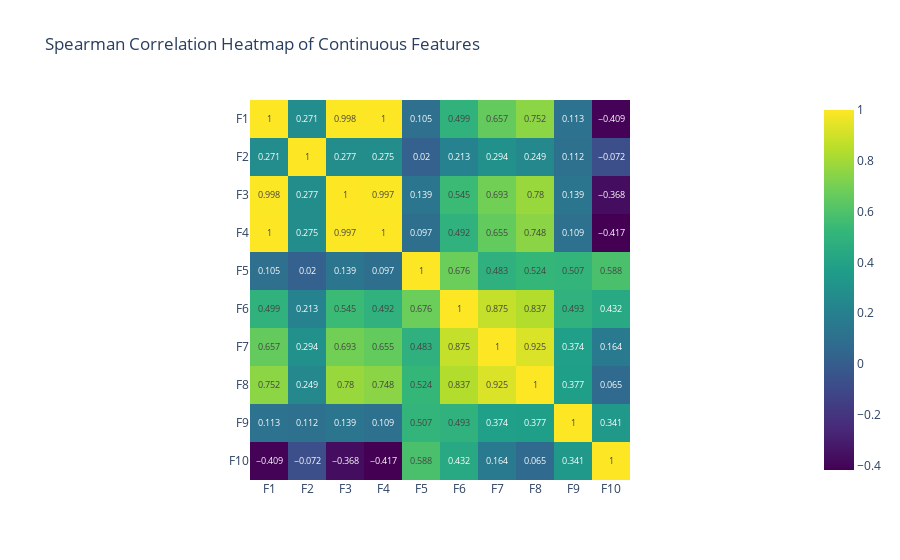

Source (notebook cell):
### Code cell
# correlation heatmap
spearman_correlation_matrix = eda.correlations(sample_df, type="spearman", printout="heatmap")

### Figure 1 — Plotly figure (JSON) as saved in the notebook; plotly's stock layout.template omitted (floating-point values rounded to 4 significant figures)
{"data": [{"coloraxis": "coloraxis", "hovertemplate": "x: %{x}<br>y: %{y}<br>color: %{z}<extra></extra>", "name": "0", "texttemplate": "%{z}", "type": "heatmap", "x": ["F1", "F2", "F3", "F4", "F5", "F6", "F7", "F8", "F9", "F10"], "xaxis": "x", "y": ["F1", "F2", "F3", "F4", "F5", "F6", "F7", "F8", "F9", "F10"], "yaxis": "y", "z": [[1, 0.271, 0.998, 1, 0.105, 0.499, 0.657, 0.752, 0.113, -0.409], [0.271, 1, 0.277, 0.275, 0.02, 0.213, 0.294, 0.249, 0.112, -0.072], [0.998, 0.277, 1, 0.997, 0.139, 0.545, 0.693, 0.78, 0.139, -0.368], [1, 0.275, 0.997, 1, 0.097, 0.492, 0.655, 0.748, 0.109, -0.417], [0.105, 0.02, 0.139, 0.097, 1, 0.676, 0.483, 0.524, 0.507, 0.588], [0.499, 0.213, 0.545, 0.492, 0.676, 1, 0.875, 0.837, 0.493, 0.432], [0.657, 0.294, 0.693, 0.655, 0.483, 0.875, 1, 0.925, 0.374, 0.164], [0.752, 0.249, 0.78, 0.748, 0.524, 0.837, 0.925, 1, 0.377, 0.065], [0.113, 0.112, 0.139, 0.109, 0.507, 0.493, 0.374, 0.377, 1, 0.341], [-0.409, -0.072, -0.368, -0.417, 0.588, 0.432, 0.164, 0.065, 0.341, 1]]}], "layout": {"coloraxis": {"colorscale": [[0, "#440154"], [0.1111, "#482878"], [0.2222, "#3e4989"], [0.3333, "#31688e"], [0.4444, "#26828e"], [0.5556, "#1f9e89"], [0.6667, "#35b779"], [0.7778, "#6ece58"], [0.8889, "#b5de2b"], [1, "#fde725"]]}, "title": {"text": "Spearman Correlation Heatmap of Continuous Features"}, "xaxis": {"anchor": "y", "constrain": "domain", "domain": [0, 1], "scaleanchor": "y"}, "yaxis": {"anchor": "x", "autorange": "reversed", "constrain": "domain", "domain": [0, 1]}}}
